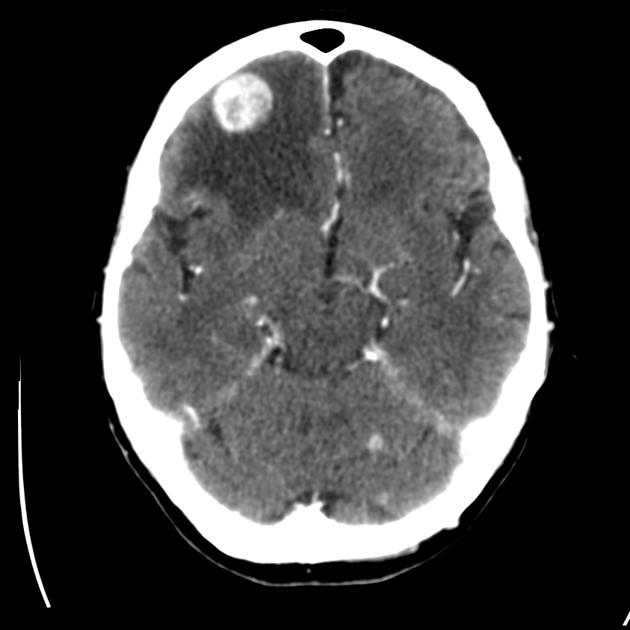
#> input picture images/img2.jpg, 630 x 630 px
$ python Brain-tumors.py   (older library calls are emulated)
#> lines starting #> are read from the running program, lines starting #| are printed output that depends on the picture; after the words box and inside, x2 and y2 are one past the last pixel; in counts of white or black regions, pixels touching at a corner belong together
import cv2
import numpy as np
from PIL import Image, ImageEnhance
import os
import matplotlib.pyplot as plt
import pywt  # For Wavelet Transform

# Function to display images during processing
def display_images(title, images, cols=2):
    rows = len(images) // cols + (len(images) % cols > 0)
    fig, axes = plt.subplots(rows, cols, figsize=(15, 10))
    axes = axes.flatten()

    for i, (name, image) in enumerate(images.items()):
        if len(image.shape) == 2:  # Grayscale
            axes[i].imshow(image, cmap='gray')
        else:  # RGB
            axes[i].imshow(cv2.cvtColor(image, cv2.COLOR_BGR2RGB))
        axes[i].set_title(name)
        axes[i].axis('off')

    for j in range(i + 1, len(axes)):
        fig.delaxes(axes[j])

    plt.suptitle(title)
    plt.tight_layout()
    plt.show()

# Function to save images in separate folders
def save_images(image_dict, base_folder="Processed_Images"):
    if not os.path.exists(base_folder):
        os.makedirs(base_folder)

    for name, img in image_dict.items():
        folder_path = os.path.join(base_folder, name)
        if not os.path.exists(folder_path):
            os.makedirs(folder_path)

        file_name = f"{name}.jpg"
        file_path = os.path.join(folder_path, file_name)

        # Save image with high quality
        if len(img.shape) == 2:  # Grayscale
            cv2.imwrite(file_path, img, [cv2.IMWRITE_JPEG_QUALITY, 95])
        else:  # RGB
            cv2.imwrite(file_path, cv2.cvtColor(img, cv2.COLOR_RGB2BGR), [cv2.IMWRITE_JPEG_QUALITY, 95])

        print(f"Saved {file_name} in {folder_path}")

# Function to apply Wavelet Transform for noise reduction
def wavelet_denoising(image):
    # Ensure the image is grayscale
    if len(image.shape) > 2:
        image = cv2.cvtColor(image, cv2.COLOR_BGR2GRAY)

    # Normalize the image to avoid float64 issues
    image = cv2.normalize(image, None, 0, 255, cv2.NORM_MINMAX, dtype=cv2.CV_8U)

    # Apply Wavelet Transform
    coeffs = pywt.wavedec2(image, 'bior1.3', level=1)

    # Separate approximation and detail coefficients
    cA, (cH, cV, cD) = coeffs

    # Estimate noise level using MAD
    sigma = mad(cD)  # Use the diagonal detail coefficients
    threshold = sigma * np.sqrt(2 * np.log(image.size))  # Universal threshold

    # Denoise using soft thresholding
    cH = pywt.threshold(cH, threshold, mode='soft')
    cV = pywt.threshold(cV, threshold, mode='soft')
    cD = pywt.threshold(cD, threshold, mode='soft')

    # Reconstruct the coefficients tuple
    denoised_coeffs = (cA, (cH, cV, cD))

    # Reconstruct the image
    denoised_image = pywt.waverec2(denoised_coeffs, 'bior1.3')

    # Normalize the result to uint8
    denoised_image = cv2.normalize(denoised_image, None, 0, 255, cv2.NORM_MINMAX, dtype=cv2.CV_8U)
    return denoised_image

# Median Absolute Deviation function
def mad(data):
    if len(data) == 0:
        return 0
    median = np.median(data)
    return np.median(np.abs(data - median))

# Main Processing Function
def process_image(image_path, resize_factor=2):
    # Read the original image
#> called with image_path = 'images/img2.jpg', resize_factor = 2
    original_image = cv2.imread(image_path)
#> original_image is the input picture: shape (630, 630, 3); min 0, max 255, mean 67.5
    if original_image is None:
        print("Image not found. Please check the path.")
        return

    # Convert to grayscale if needed
    gray_image = cv2.cvtColor(original_image, cv2.COLOR_BGR2GRAY)

    processed_images = {'Original': original_image}

    # 1. Contrast Enhancement using CLAHE
    clahe = cv2.createCLAHE(clipLimit=2.0, tileGridSize=(8, 8))
    enhanced_gray = clahe.apply(gray_image)
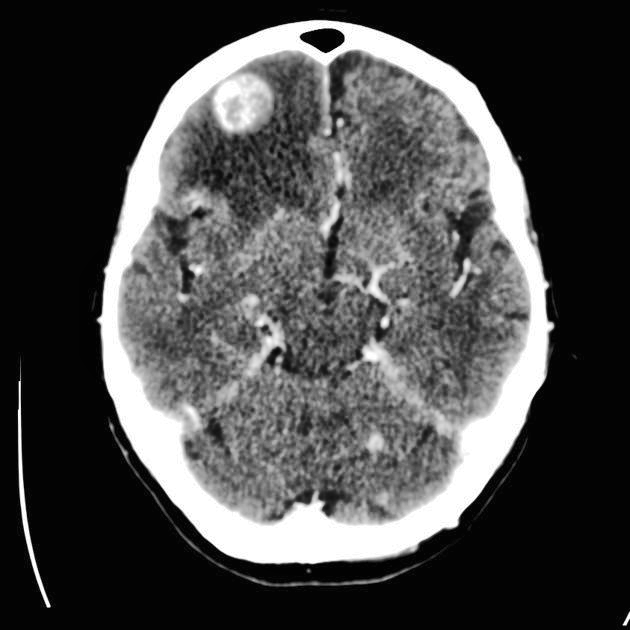
#> enhanced_gray: shape (630, 630); min 2, max 255, mean 73.2
    processed_images['Contrast_Enhanced'] = cv2.cvtColor(enhanced_gray, cv2.COLOR_GRAY2BGR)

    # 2. Noise Reduction using Gaussian Blur
    denoised_gray = cv2.GaussianBlur(enhanced_gray, (5, 5), 0)
    processed_images['Denoised'] = cv2.cvtColor(denoised_gray, cv2.COLOR_GRAY2BGR)

    # 3. Advanced Noise Reduction using Wavelet Transform
    try:
        wavelet_denoised = wavelet_denoising(denoised_gray)
#> in wavelet_denoising, `coeffs = pywt.wavedec2(image, 'bior1.3', level=1)`: coeffs = 2 items
#> in wavelet_denoising, `cA, (cH, cV, cD) = coeffs`:
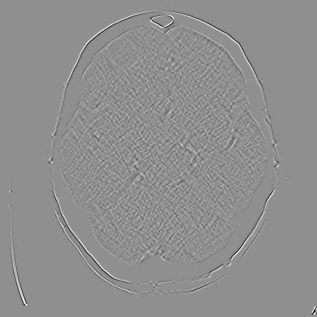
#> cD: shape (317, 317) float64; min -16, max 12.5, mean 0.000896; drawn with min black and max white
#> in mad, `median = np.median(data)`: median = 0
#> in wavelet_denoising, `cV = pywt.threshold(cV, threshold, mode='soft')`:
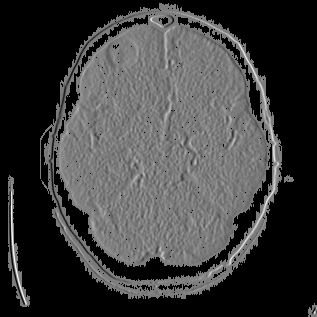
#> cV: shape (317, 317) float64; 50.76% of the values are NaN or infinite; the others: min -84.63, max 87.75, mean -0.00943; drawn with min black, max white, NaN and infinite black
#> in wavelet_denoising, `cD = pywt.threshold(cD, threshold, mode='soft')`:
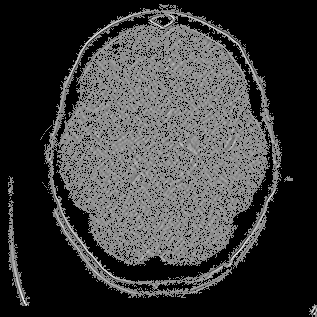
#> cD: shape (317, 317) float64; 58.51% of the values are NaN or infinite; the others: min -16, max 12.5, mean 0.00216; drawn with min black, max white, NaN and infinite black
        processed_images['Wavelet_Denoised'] = cv2.cvtColor(wavelet_denoised, cv2.COLOR_GRAY2BGR)
    except Exception as e:
        print(f"Error during Wavelet Denoising: {e}")
        processed_images['Wavelet_Denoised'] = cv2.cvtColor(denoised_gray, cv2.COLOR_GRAY2BGR)

    # 4. Edge Detection using Canny
    # Normalize the image before applying Canny
    edges = cv2.Canny(wavelet_denoised, threshold1=30, threshold2=70)
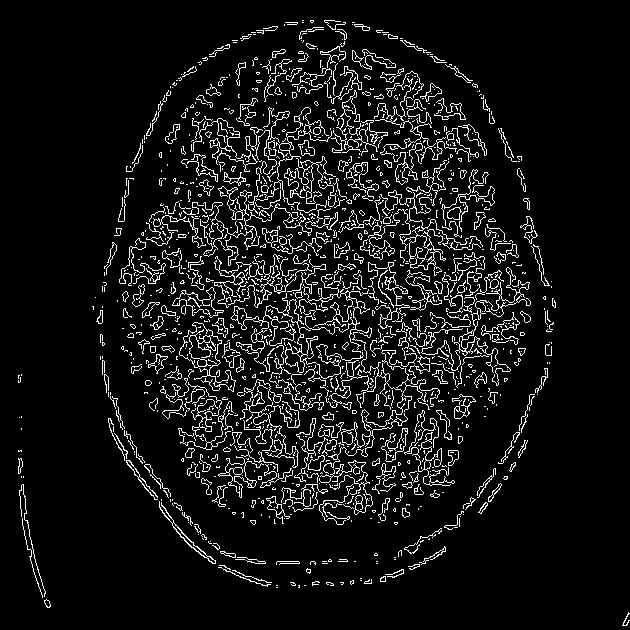
#> edges: shape (630, 630); 7.9% white in thin lines or dots
    processed_images['Edges'] = edges

    # 5. Increase Resolution using Bicubic Interpolation
    resized_image = cv2.resize(wavelet_denoised, (wavelet_denoised.shape[1]*resize_factor, wavelet_denoised.shape[0]*resize_factor), interpolation=cv2.INTER_CUBIC)
    processed_images['Resized'] = cv2.cvtColor(resized_image, cv2.COLOR_GRAY2BGR)

    # 6. Create Composite Image (Original + Enhanced)
    composite = np.hstack((cv2.cvtColor(gray_image, cv2.COLOR_GRAY2BGR), processed_images['Contrast_Enhanced']))
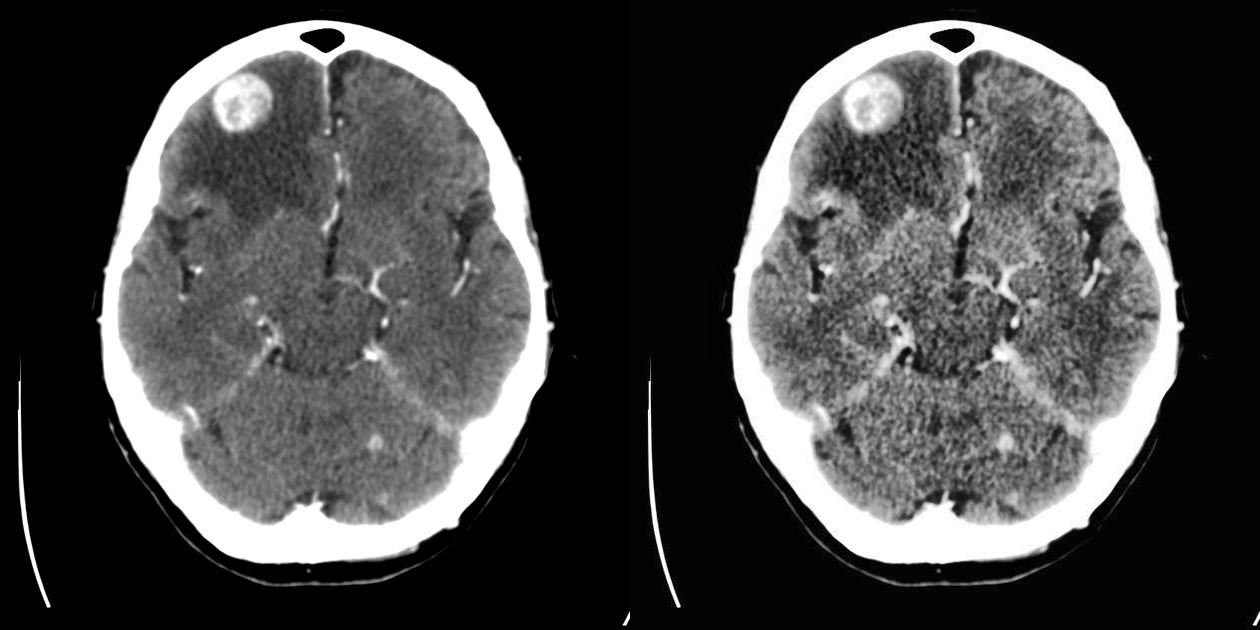
#> composite: shape (630, 1260, 3); min 0, max 255, mean 70.4
    processed_images['Composite'] = composite

    # Display the results
    display_images("Processing Steps", processed_images)
#> in display_images, `rows = len(images) // cols + (len(images) % cols > 0)`: rows = 4
#> the loop in display_images, `for i, (name, image) in enumerate(images.items()):` made 7 passes
#> name on passes 1 to 7: 'Original', 'Contrast_Enhanced', 'Denoised', 'Wavelet_Denoised', 'Edges', 'Resized', 'Composite'
#> the loop in display_images, `for j in range(i + 1, len(axes)):` made 1 pass
#> j on pass 1: 7
#> in display_images, `plt.show()`:
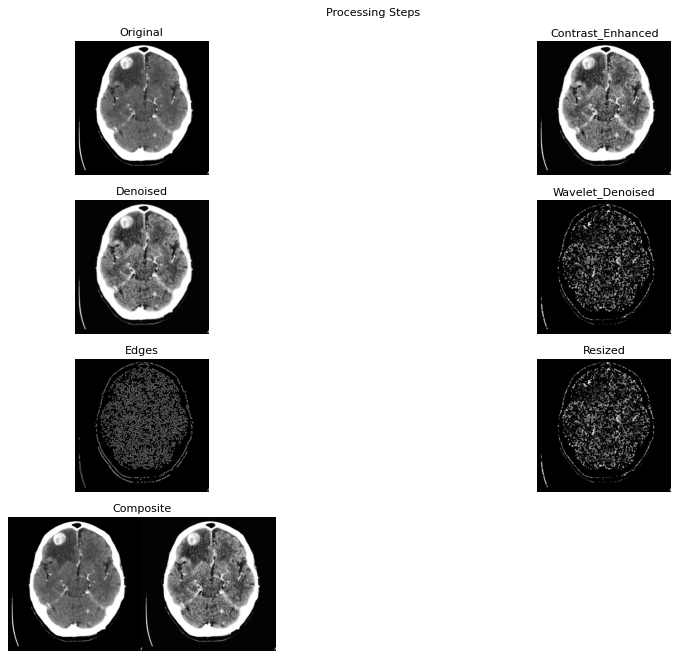
#> figure drawn by matplotlib, 7 panels

    # Save the processed images in separate folders
    save_images(processed_images)
#> the loop in save_images, `for name, img in image_dict.items():` made 7 passes
#| Saved Original.jpg in Processed_Images/Original
#| Saved Contrast_Enhanced.jpg in Processed_Images/Contrast_Enhanced
#| Saved Denoised.jpg in Processed_Images/Denoised
#| Saved Wavelet_Denoised.jpg in Processed_Images/Wavelet_Denoised
#| Saved Edges.jpg in Processed_Images/Edges
#| Saved Resized.jpg in Processed_Images/Resized
#| Saved Composite.jpg in Processed_Images/Composite

    print("Image processing completed and all enhanced images are saved.")

# Run the script
if __name__ == "__main__":
    # Specify the path to your image
    image_path = 'images/img2.jpg'  # Replace with your image path
    process_image(image_path, resize_factor=2)

$ run again, with images/img1.jpeg copied over images/img2.jpg
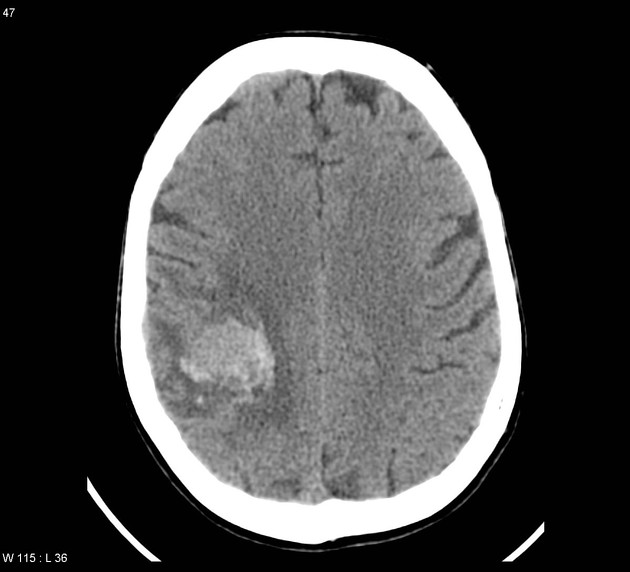
#> input picture images/img1.jpeg, 630 x 572 px
#> in process_image, original_image is the input picture: shape (572, 630, 3); min 0, max 255, mean 73.8
#> coeffs = 2 items
#> median = 0
#> in process_image, `edges = cv2.Canny(wavelet_denoised, threshold1=30, threshold2=70)`:
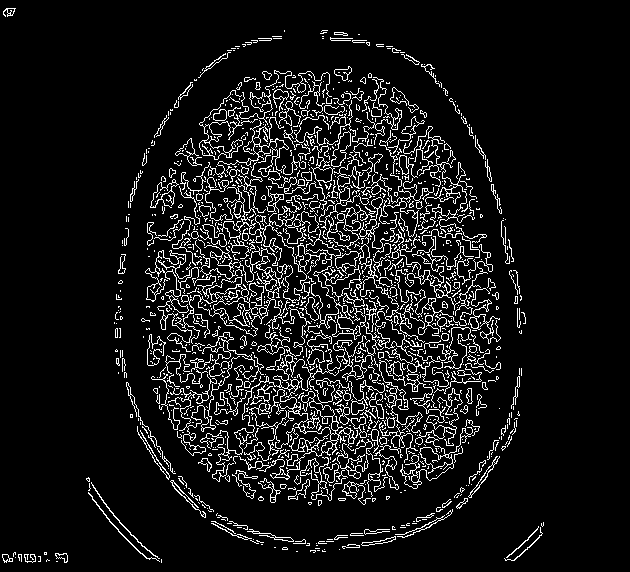
#> edges: shape (572, 630); 8.9% white in thin lines or dots, all inside (x1, y1, x2, y2) = (2, 8, 544, 563)
#> in process_image, `composite = np.hstack((cv2.cvtColor(gray_image, cv2.COLOR_GRAY2BGR), p..`:
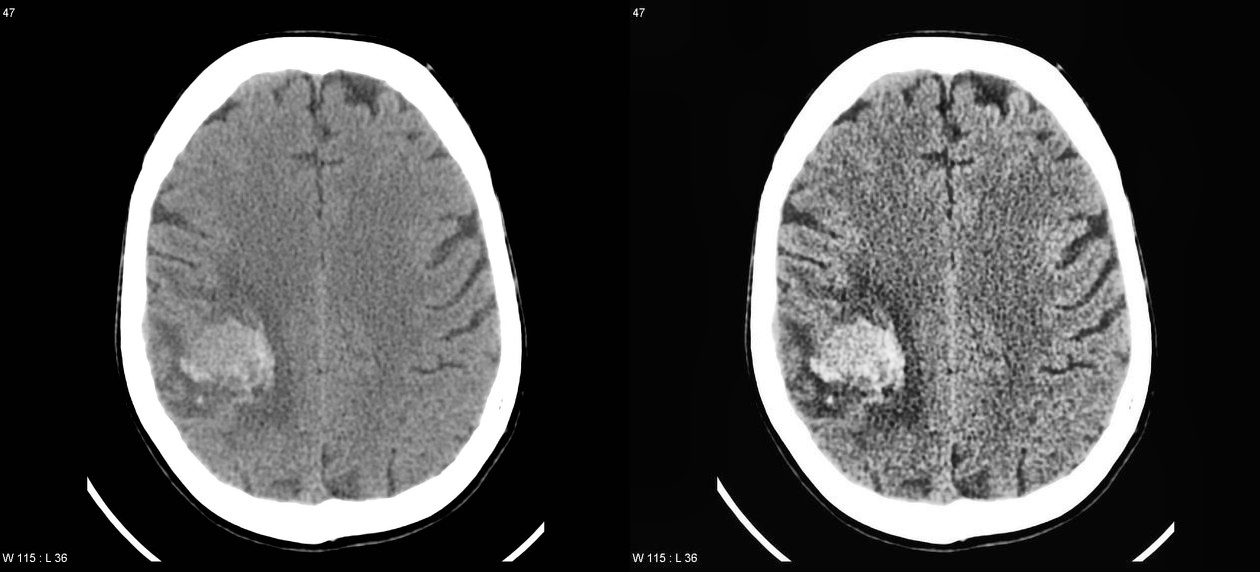
#> composite: shape (572, 1260, 3); min 0, max 255, mean 75.1
#> rows = 4
#> the loop in display_images, `for i, (name, image) in enumerate(images.items()):` made 7 passes
#> name on passes 1 to 7: 'Original', 'Contrast_Enhanced', 'Denoised', 'Wavelet_Denoised', 'Edges', 'Resized', 'Composite'
#> the loop in display_images, `for j in range(i + 1, len(axes)):` made 1 pass
#> j on pass 1: 7
#> the loop in save_images, `for name, img in image_dict.items():` made 7 passes
#> (printed output is left out)
